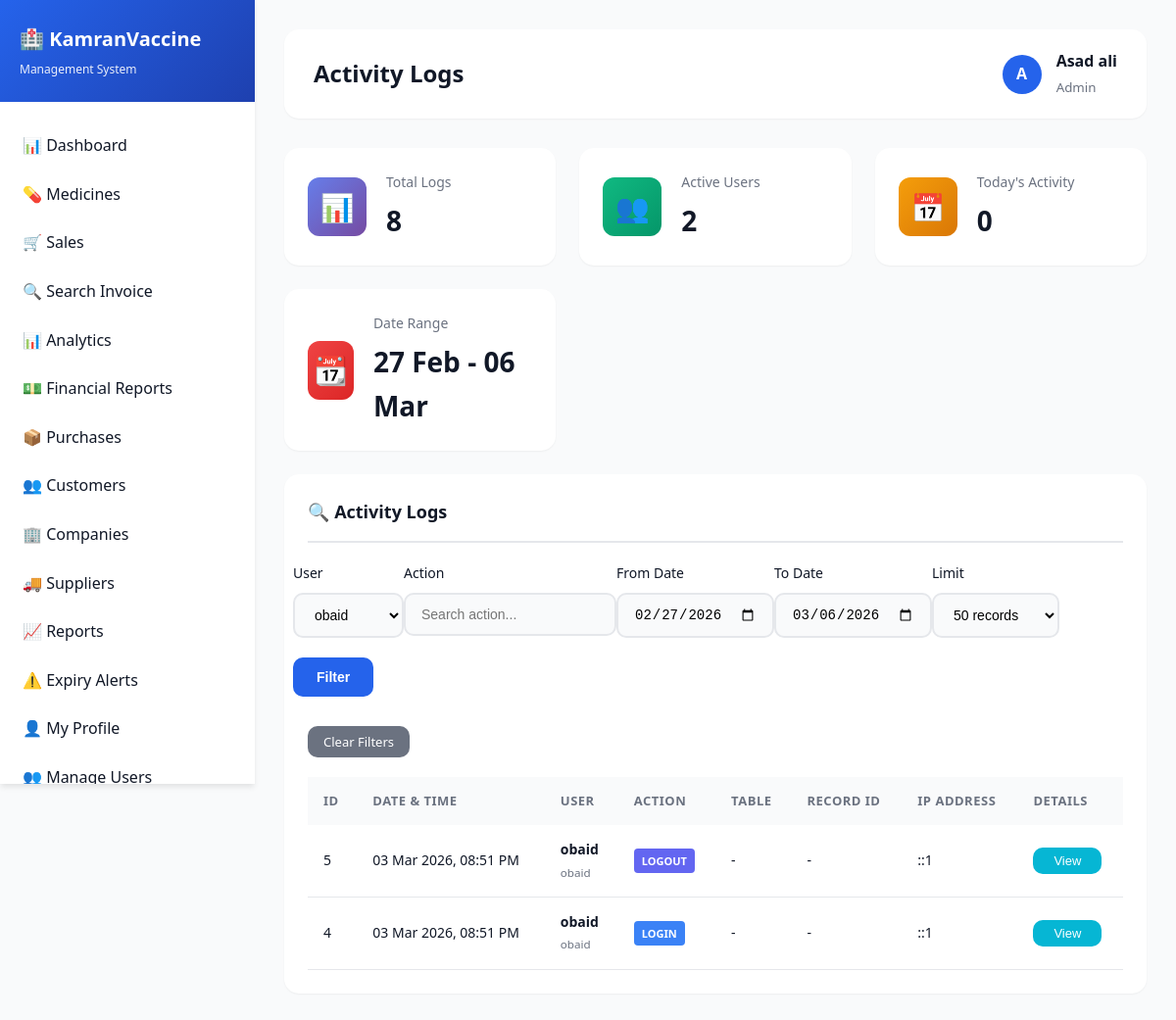
The app's page /admin/activity_logs.php?user=5 (signed in), older data.
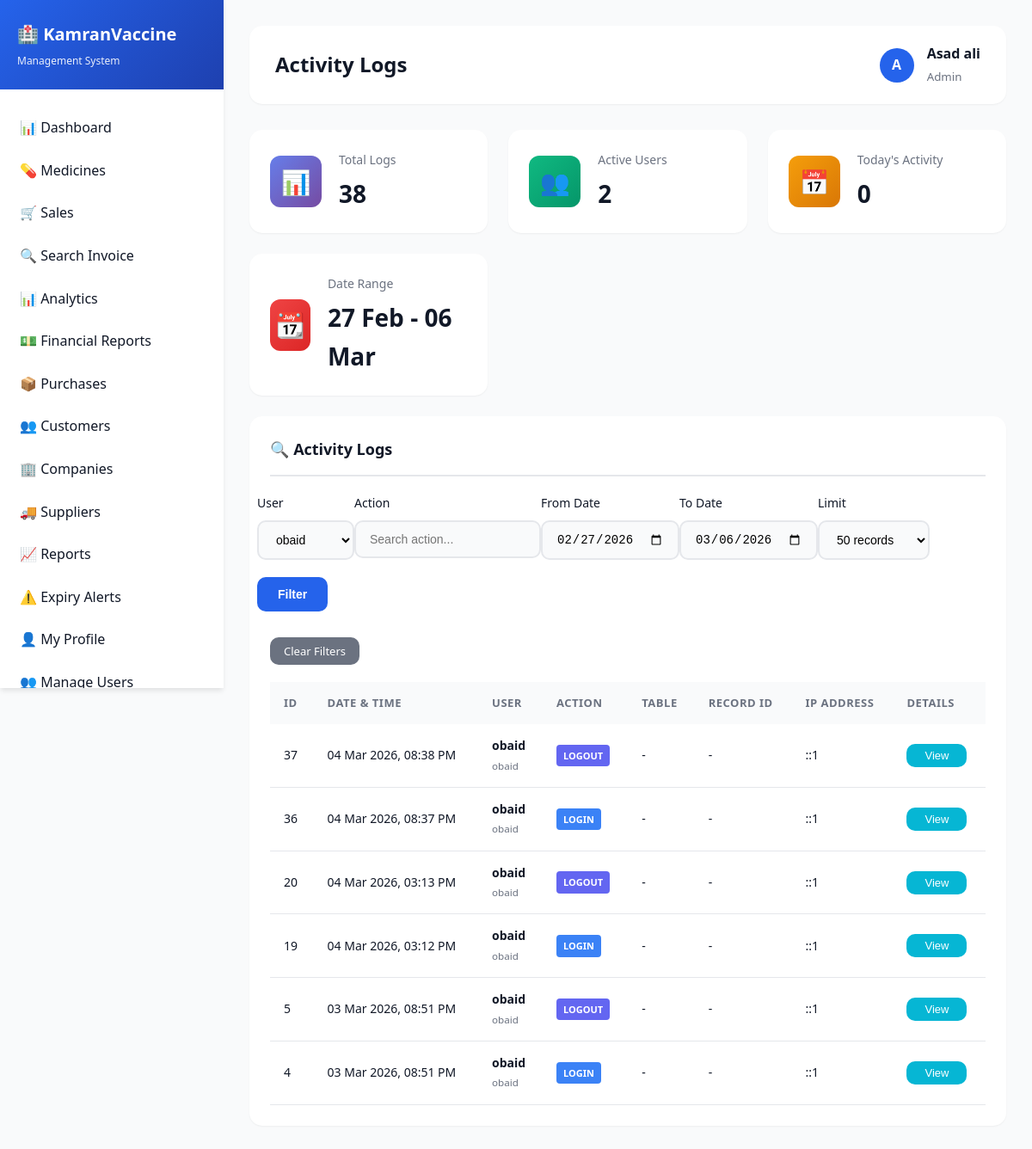
The same page, newer data.
### tables this page shows
CREATE TABLE `activity_logs` (
  `id` int(11) NOT NULL AUTO_INCREMENT,
  `user_id` int(11) DEFAULT NULL,
  `action` varchar(255) NOT NULL,
  `table_name` varchar(100) DEFAULT NULL,
  `record_id` int(11) DEFAULT NULL,
  `details` text DEFAULT NULL,
  `ip_address` varchar(45) DEFAULT NULL,
  `created_at` timestamp NOT NULL DEFAULT current_timestamp(),
  PRIMARY KEY (`id`),
  KEY `idx_user_action` (`user_id`,`action`),
  KEY `idx_created_at` (`created_at`),
  CONSTRAINT `activity_logs_ibfk_1` FOREIGN KEY (`user_id`) REFERENCES `users` (`id`) ON DELETE SET NULL
);

CREATE TABLE `users` (
  `id` int(11) NOT NULL AUTO_INCREMENT,
  `username` varchar(100) NOT NULL,
  `password` varchar(255) NOT NULL,
  `full_name` varchar(255) NOT NULL,
  `email` varchar(255) DEFAULT NULL,
  `phone` varchar(20) DEFAULT NULL,
  `role` enum('admin','pharmacist','cashier','manager') DEFAULT 'cashier',
  `status` enum('active','inactive') DEFAULT 'active',
  `created_at` timestamp NOT NULL DEFAULT current_timestamp(),
  `last_login` timestamp NULL DEFAULT NULL,
  PRIMARY KEY (`id`),
  UNIQUE KEY `username` (`username`),
  KEY `idx_username` (`username`),
  KEY `idx_role` (`role`)
);

### config/settings.php (called while the page is built, shortened)
<?php
function get_all_settings($conn) {
    $settings = [];
    $query = mysqli_query($conn, "SELECT setting_key, setting_value FROM settings");
    if ($query) {
        while ($row = mysqli_fetch_assoc($query)) {
            $settings[$row['setting_key']] = $row['setting_value'];
        }
    }
    $defaults = [
        'store_name' => 'AsadsPharma',
        'store_address' => '123 Medical Street',
        'store_phone' => '+92 334 0540325',
        'store_email' => 'info@pharmacy.com',
        'store_gst' => '29XXXXX1234X1ZX',
        'store_tagline' => 'Management System',
        'receipt_footer' => 'Thank you for your business!'
    ];
    return $settings;
}
?>

### admin/activity_logs.php (the view, shortened to what this page needs)
<?php
include("../config/db.php");
$page_title = "Activity Logs";
include("includes/header.php");
$user_filter = isset($_GET['user']) ? intval($_GET['user']) : 0;
$action_filter = isset($_GET['action']) ? mysqli_real_escape_string($conn, $_GET['action']) : '';
$date_from = isset($_GET['date_from']) ? $_GET['date_from'] : date('Y-m-d', strtotime('-7 days'));
$date_to = isset($_GET['date_to']) ? $_GET['date_to'] : date('Y-m-d');
$limit = isset($_GET['limit']) ? intval($_GET['limit']) : 50;
$query = "SELECT al.*, u.full_name, u.username
          FROM activity_logs al
          LEFT JOIN users u ON al.user_id = u.id
          WHERE DATE(al.created_at) BETWEEN '$date_from' AND '$date_to'";
if ($user_filter > 0) {
    $query .= " AND al.user_id = $user_filter";
}
$query .= " ORDER BY al.created_at DESC LIMIT $limit";
$logs = mysqli_query($conn, $query);
$users = mysqli_query($conn, "SELECT id, full_name, username FROM users ORDER BY full_name");
$total_logs = mysqli_fetch_assoc(mysqli_query($conn, "SELECT COUNT(*) as count FROM activity_logs WHERE DATE(created_at) BETWEEN '$date_from' AND '$date_to'"))['count'];
$unique_users = mysqli_fetch_assoc(mysqli_query($conn, "SELECT COUNT(DISTINCT user_id) as count FROM activity_logs WHERE DATE(created_at) BETWEEN '$date_from' AND '$date_to'"))['count'];
$today_logs = mysqli_fetch_assoc(mysqli_query($conn, "SELECT COUNT(*) as count FROM activity_logs WHERE DATE(created_at) = CURDATE()"))['count'];
?>
<div class="stats-grid" style="margin-bottom: 24px;">
    <div class="stat-card">
        <div class="stat-icon blue">📊</div>
        <div class="stat-details">
            <h4>Total Logs</h4>
            <p><?php echo number_format($total_logs); ?></p>
        </div>
    </div>
    <div class="stat-card">
        <div class="stat-icon green">👥</div>
        <div class="stat-details">
            <h4>Active Users</h4>
            <p><?php echo $unique_users; ?></p>
        </div>
    </div>
    <div class="stat-card">
        <div class="stat-icon orange">📅</div>
        <div class="stat-details">
            <h4>Today's Activity</h4>
            <p><?php echo number_format($today_logs); ?></p>
        </div>
    </div>
    <div class="stat-card">
        <div class="stat-icon red">📆</div>
        <div class="stat-details">
            <h4>Date Range</h4>
            <p><?php echo date('d M', strtotime($date_from)) . ' - ' . date('d M', strtotime($date_to)); ?></p>
        </div>
    </div>
</div>
<div class="card">
    <div class="card-header">
        <h3>🔍 Activity Logs</h3>
    </div>
    <div class="card-body">
        <form method="GET" style="margin-bottom: 20px;">
            <div class="row">
                <div class="col-md-3">
                    <div class="form-group">
                        <label>User</label>
                        <select name="user" class="form-control">
                            <?php while ($user = mysqli_fetch_assoc($users)): ?>
                                <option value="<?php echo $user['id']; ?>" <?php echo $user_filter == $user['id'] ? 'selected' : ''; ?>>
                                    <?php echo $user['full_name']; ?>
                                </option>
                            <?php endwhile; ?>
                        </select>
                    </div>
                </div>
                <div class="col-md-2">
                    <div class="form-group">
                        <label>Action</label>
                        <input type="text" name="action" class="form-control" placeholder="Search action..." value="<?php echo htmlspecialchars($action_filter); ?>">
                    </div>
                </div>
                <div class="col-md-2">
                    <div class="form-group">
                        <label>From Date</label>
                        <input type="date" name="date_from" class="form-control" value="<?php echo $date_from; ?>">
                    </div>
                </div>
                <div class="col-md-2">
                    <div class="form-group">
                        <label>To Date</label>
                        <input type="date" name="date_to" class="form-control" value="<?php echo $date_to; ?>">
                    </div>
                </div>
                <div class="col-md-2">
                    <div class="form-group">
                        <label>Limit</label>
                        <select name="limit" class="form-control">
                            <option value="50" <?php echo $limit == 50 ? 'selected' : ''; ?>>50 records</option>
                        </select>
                    </div>
                </div>
                <div class="col-md-1" style="display: flex; align-items: flex-end;">
                    <div class="form-group" style="width: 100%;">
                        <button type="submit" class="btn btn-primary" style="width: 100%;">Filter</button>
                    </div>
                </div>
            </div>
            <?php if ($user_filter || $action_filter): ?>
            <div style="margin-top: 10px;">
                <a href="activity_logs.php" class="btn btn-secondary btn-sm">Clear Filters</a>
            </div>
            <?php endif; ?>
        </form>
        <?php if (mysqli_num_rows($logs) > 0): ?>
        <div class="table-responsive">
            <table>
                <thead>
                    <tr>
                        <th>ID</th>
                        <th>Date & Time</th>
                        <th>User</th>
                        <th>Action</th>
                        <th>Table</th>
                        <th>Record ID</th>
                        <th>IP Address</th>
                        <th>Details</th>
                    </tr>
                </thead>
                <tbody>
                    <?php while ($log = mysqli_fetch_assoc($logs)): ?>
                    <tr>
                        <td><?php echo $log['id']; ?></td>
                        <td><?php echo date('d M Y, h:i A', strtotime($log['created_at'])); ?></td>
                        <td>
                            <strong><?php echo $log['full_name'] ?? 'System'; ?></strong>
                            <br><small class="text-muted"><?php echo $log['username'] ?? 'N/A'; ?></small>
                        </td>
                        <td>
                            <?php
                            $action_class = 'badge-info';
                            if (strpos($log['action'], 'delete') !== false) $action_class = 'badge-danger';
                            elseif (strpos($log['action'], 'create') !== false || strpos($log['action'], 'add') !== false) $action_class = 'badge-success';
                            elseif (strpos($log['action'], 'update') !== false || strpos($log['action'], 'edit') !== false) $action_class = 'badge-warning';
                            elseif (strpos($log['action'], 'login') !== false) $action_class = 'badge-primary';
                            ?>
                            <span class="badge <?php echo $action_class; ?>"><?php echo $log['action']; ?></span>
                        </td>
                        <td><?php echo $log['table_name'] ?? '-'; ?></td>
                        <td><?php echo $log['record_id'] ?? '-'; ?></td>
                        <td><?php echo $log['ip_address'] ?? '-'; ?></td>
                        <td>
                            <?php if ($log['details']): ?>
                                <button class="btn btn-sm btn-info" onclick="showDetails(<?php echo $log['id']; ?>)">View</button>
                            <?php else: ?>
                                -
                            <?php endif; ?>
                        </td>
                    </tr>
                    <?php endwhile; ?>
                </tbody>
            </table>
        </div>
        <?php endif; ?>
    </div>
</div>
<?php include("includes/footer.php"); ?>

### admin/includes/header.php (shortened to what this page needs)
<?php
include_once("../config/settings.php");
$store_settings = get_all_settings($conn);
?>
<!DOCTYPE html>
<html lang="en">
<head>
    <link rel="stylesheet" href="../css/style.css">
</head>
<body>
    <div class="dashboard-wrapper">
        <aside class="sidebar">
            <div class="sidebar-header">
                <h2>🏥 <?php echo htmlspecialchars($store_settings['store_name']); ?></h2>
                <p><?php echo htmlspecialchars($store_settings['store_tagline']); ?></p>
            </div>
            <nav class="sidebar-menu">
                <a href="dashboard.php" class="menu-item <?php echo basename($_SERVER['PHP_SELF']) == 'dashboard.php' ? 'active' : ''; ?>">
                    📊 Dashboard
                </a>
                <a href="medicines.php" class="menu-item <?php echo basename($_SERVER['PHP_SELF']) == 'medicines.php' ? 'active' : ''; ?>">
                    💊 Medicines
                </a>
                <a href="sales.php" class="menu-item <?php echo basename($_SERVER['PHP_SELF']) == 'sales.php' ? 'active' : ''; ?>">
                    🛒 Sales
                </a>
                <a href="search_invoice.php" class="menu-item <?php echo basename($_SERVER['PHP_SELF']) == 'search_invoice.php' ? 'active' : ''; ?>">
                    🔍 Search Invoice
                </a>
                <a href="analytics.php" class="menu-item <?php echo basename($_SERVER['PHP_SELF']) == 'analytics.php' ? 'active' : ''; ?>">
                    📊 Analytics
                </a>
                <a href="financial_reports.php" class="menu-item <?php echo basename($_SERVER['PHP_SELF']) == 'financial_reports.php' ? 'active' : ''; ?>">
                    💵 Financial Reports
                </a>
                <a href="purchases.php" class="menu-item <?php echo basename($_SERVER['PHP_SELF']) == 'purchases.php' ? 'active' : ''; ?>">
                    📦 Purchases
                </a>
                <a href="customers.php" class="menu-item <?php echo basename($_SERVER['PHP_SELF']) == 'customers.php' ? 'active' : ''; ?>">
                    👥 Customers
                </a>
                <a href="companies.php" class="menu-item <?php echo basename($_SERVER['PHP_SELF']) == 'companies.php' ? 'active' : ''; ?>">
                    🏢 Companies
                </a>
                <a href="suppliers.php" class="menu-item <?php echo basename($_SERVER['PHP_SELF']) == 'suppliers.php' ? 'active' : ''; ?>">
                    🚚 Suppliers
                </a>
                <a href="reports.php" class="menu-item <?php echo basename($_SERVER['PHP_SELF']) == 'reports.php' ? 'active' : ''; ?>">
                    📈 Reports
                </a>
                <a href="expiry_alert.php" class="menu-item <?php echo basename($_SERVER['PHP_SELF']) == 'expiry_alert.php' ? 'active' : ''; ?>">
                    ⚠️ Expiry Alerts
                </a>
                <a href="profile.php" class="menu-item <?php echo basename($_SERVER['PHP_SELF']) == 'profile.php' ? 'active' : ''; ?>">
                    👤 My Profile
                </a>
                <?php if ($_SESSION['role'] == 'admin'): ?>
                <a href="users.php" class="menu-item <?php echo basename($_SERVER['PHP_SELF']) == 'users.php' ? 'active' : ''; ?>">
                    👥 Manage Users
                </a>
                <?php endif; ?>
            </nav>
        </aside>
        <main class="main-content">
            <div class="top-bar">
                <div class="page-title">
                    <h1><?php echo isset($page_title) ? $page_title : 'Dashboard'; ?></h1>
                </div>
                <div class="user-info" style="position: relative;">
                    <a href="profile.php" style="text-decoration: none; color: inherit; display: flex; align-items: center; gap: 15px;">
                        <div class="user-avatar">
                            <?php echo strtoupper(substr($_SESSION['full_name'], 0, 1)); ?>
                        </div>
                        <div>
                            <strong><?php echo $_SESSION['full_name']; ?></strong>
                            <br><small style="color: #6b7280;"><?php echo ucfirst($_SESSION['role']); ?></small>
                        </div>
                    </a>
                </div>
            </div>

### admin/includes/footer.php
        </main>
    </div>
</body>
</html>

### admin/activity_logs.php (style rules this page uses)
.badge { padding: 4px 8px; border-radius: 4px; font-size: 11px; font-weight: 600; text-transform: uppercase; }
.badge-primary { background: #3b82f6; color: white; }
.badge-info { background: #6366f1; color: white; }

Row changes from the older to the newer data that the page shows:
added activity_logs: id "37", created_at "04 Mar 2026, 08:38 PM", user.full_name "obaid", user.username "obaid", action "LOGOUT", table_name "-", record "-", ip_address "::1"
added activity_logs: id "36", created_at "04 Mar 2026, 08:37 PM", user.full_name "obaid", user.username "obaid", action "LOGIN", table_name "-", record "-", ip_address "::1"
added activity_logs: id "20", created_at "04 Mar 2026, 03:13 PM", user.full_name "obaid", user.username "obaid", action "LOGOUT", table_name "-", record "-", ip_address "::1"
added activity_logs: id "19", created_at "04 Mar 2026, 03:12 PM", user.full_name "obaid", user.username "obaid", action "LOGIN", table_name "-", record "-", ip_address "::1"
Text that changed along with them:
$total_logs: "8" → "38"
